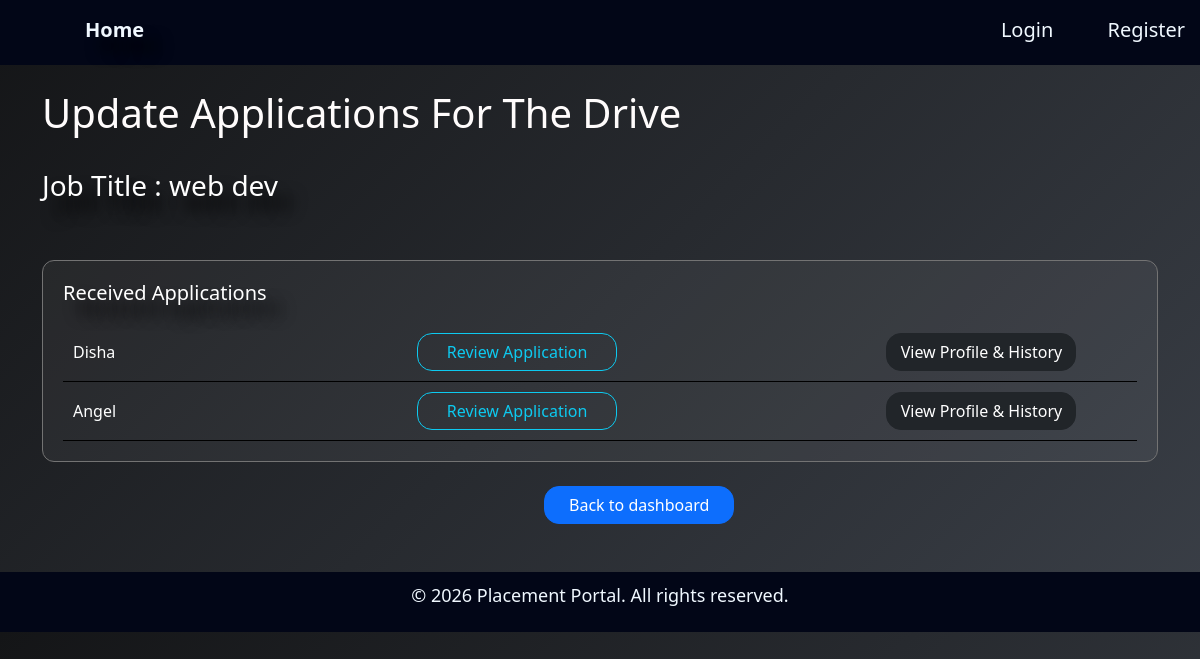
/view_drives/2, run on an earlier commit of the app's database.
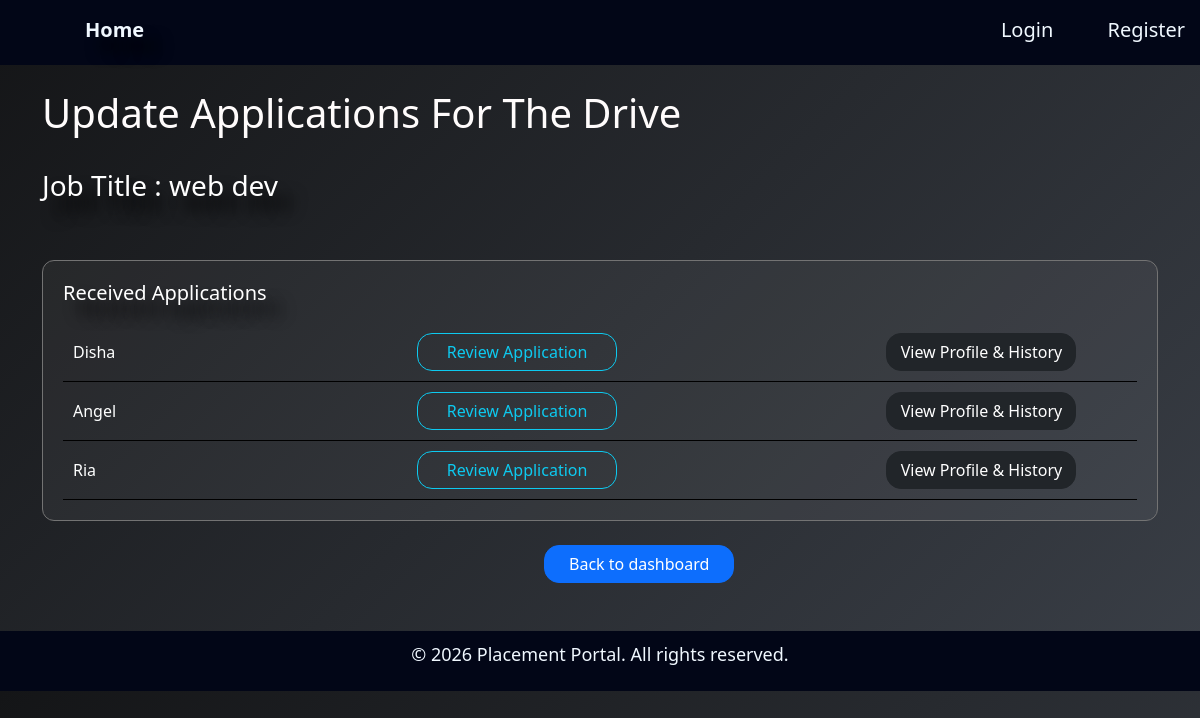
And on a later commit of the database.
### application/models.py (models this page shows)
class Application(db.Model):
    id = db.Column(db.Integer, primary_key=True)
    student_id = db.Column(db.Integer, db.ForeignKey('studentprofile.id'), nullable=False)
    drive_id = db.Column(db.Integer, db.ForeignKey('placementdrive.id'), nullable=False)
    application_date = db.Column(db.DateTime, default=datetime.utcnow)
    status = db.Column(db.String(50), default='Applied')  #Applied/Shortlist/ Selectad/Reject
    student = db.relationship('Studentprofile', back_populates='applications')
    drive = db.relationship('Placementdrive', back_populates='applications')

class Studentprofile(db.Model):
    id = db.Column(db.Integer, primary_key=True)
    user_id = db.Column(db.Integer, db.ForeignKey('user.id'), unique=True, nullable=False)
    student_name = db.Column(db.String(50), nullable=False)
    department = db.Column(db.String(150), nullable=False)
    cgpa = db.Column(db.Float, nullable=False)
    resume = db.Column(db.String(500))
    user = db.relationship('User', back_populates='student_profile')
    applications = db.relationship('Application', back_populates='student',cascade="all, delete")

### application/controllers.py (the view)
@app.route('/view_drives/<int:drive_id>')
def view_drives(drive_id):
   drive = Placementdrive.query.get(drive_id)
   if drive is None:
      abort(404)
   applications = Application.query.filter_by(drive_id=drive_id).all()
   return render_template('com_drive_update.html', drive=drive, applications=applications)

### templates/com_drive_update.html (shortened to what this page needs)
{% extends "base.html" %}
{% block content %}
<div  class="container">
   <h1>Update Applications For The Drive</h1><br>
   {% if drive %}
   <h3>Job Title : {{drive.job_title}}</h3><br>
   {% else %}
   <p style="color:#1461ce;"></p>
   {% endif %}
   <div class="card">
      <table>
         <h5>Received Applications</h5>
  <tbody>
    {% if applications %}
        {% for app in applications %}
    <tr>
      <td>{{app.student.student_name}}</td>
      <td><a href="{{url_for('review_application', app_id=app.id)}}" style=" width: 200px;" class="btn btn-outline-info">review application</a></td>
    <td><a href="{{url_for('whole_companystudent_profile', student_id=app.student.id, company_id=app.drive.company_id)}}" class="btn btn-dark">view Profile & History</a>
</td>
 </tr>
  </tbody>
  {% endfor %}
  {% else %}
  <p style="color:#1461ce;">No Application yet.</p>
  {% endif %}
</table>
   </div><br>
   <div>
      <a href="{{url_for('companydash')}}" class="btn btn-primary">Back to dashboard</a></div>
   </div>
{% endblock %}

What changed in the data, as far as the page shows it:
added Application: student.student_name "Ria"
